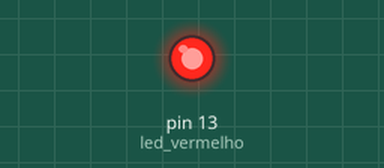
This sketch was run on a simulated Arduino Uno, built with avr-gcc and run on an emulated ATmega328P. Parts: output pins drawn as LEDs (lit = HIGH).

Above: at 0.5 s.
At 22.0 s:
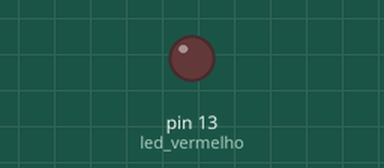
Timing chart, 0 to 31.2 s (numbered marks = the images above):
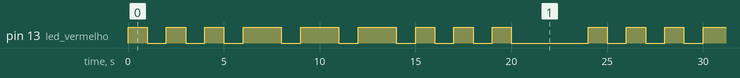

The sketch:

SOS.ino
```cpp
int led_vermelho = 13;
void setup()
{
pinMode(led_vermelho, OUTPUT);
}

void loop()
{
  //Ponto
  for (int x=0;x<3;x++){
    digitalWrite(led_vermelho, HIGH);
  delay(1000);
  digitalWrite(led_vermelho, LOW);
  delay(1000);

  }
  //Traço
  for (int x=0;x<3;x++){
    digitalWrite(led_vermelho, HIGH);
  delay(2000);
  digitalWrite(led_vermelho, LOW);
  delay(1000);
  }
  //Ponto
    for (int x=0;x<3;x++){
    digitalWrite(led_vermelho, HIGH);
  delay(1000);
  digitalWrite(led_vermelho, LOW);
  delay(1000);

  }


delay(3000);

}
```

Measured:
- by itself, pin 13 (led_vermelho): repeats every 24.0 s: 2 × (LOW 1.0 s, HIGH 1.0 s), 3 × (LOW 1.0 s, HIGH 2.0 s), 3 × (LOW 1.0 s, HIGH 1.0 s), LOW 4.0 s, HIGH 1.0 s
- by itself, everything shown: repeats every 24.0 s, in 18 steps
